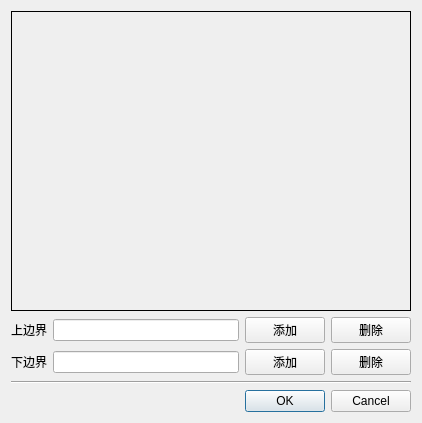
<?xml version="1.0" encoding="UTF-8"?>
<ui version="4.0">
 <class>Dialog</class>
 <widget class="QDialog" name="Dialog">
  <property name="geometry">
   <rect>
    <x>0</x>
    <y>0</y>
    <width>418</width>
    <height>418</height>
   </rect>
  </property>
  <property name="windowTitle">
   <string>车道边界设置</string>
  </property>
  <layout class="QVBoxLayout" name="verticalLayout">
   <item>
    <widget class="QLabel" name="label_image">
     <property name="minimumSize">
      <size>
       <width>400</width>
       <height>300</height>
      </size>
     </property>
     <property name="maximumSize">
      <size>
       <width>400</width>
       <height>300</height>
      </size>
     </property>
     <property name="cursor">
      <cursorShape>ArrowCursor</cursorShape>
     </property>
     <property name="frameShape">
      <enum>QFrame::Panel</enum>
     </property>
     <property name="frameShadow">
      <enum>QFrame::Plain</enum>
     </property>
     <property name="text">
      <string/>
     </property>
     <property name="alignment">
      <set>Qt::AlignLeading|Qt::AlignLeft|Qt::AlignTop</set>
     </property>
    </widget>
   </item>
   <item>
    <layout class="QHBoxLayout" name="horizontalLayout">
     <item>
      <widget class="QLabel" name="label_border_up">
       <property name="text">
        <string>上边界</string>
       </property>
      </widget>
     </item>
     <item>
      <widget class="QLineEdit" name="edit_up">
       <property name="readOnly">
        <bool>true</bool>
       </property>
      </widget>
     </item>
     <item>
      <widget class="QPushButton" name="btn_up_add">
       <property name="text">
        <string>添加</string>
       </property>
       <property name="autoDefault">
        <bool>false</bool>
       </property>
       <property name="flat">
        <bool>false</bool>
       </property>
      </widget>
     </item>
     <item>
      <widget class="QPushButton" name="btn_up_del">
       <property name="text">
        <string>删除</string>
       </property>
       <property name="autoDefault">
        <bool>false</bool>
       </property>
       <property name="flat">
        <bool>false</bool>
       </property>
      </widget>
     </item>
    </layout>
   </item>
   <item>
    <layout class="QHBoxLayout" name="horizontalLayout_2">
     <item>
      <widget class="QLabel" name="label_border_down">
       <property name="text">
        <string>下边界</string>
       </property>
      </widget>
     </item>
     <item>
      <widget class="QLineEdit" name="edit_down">
       <property name="readOnly">
        <bool>true</bool>
       </property>
      </widget>
     </item>
     <item>
      <widget class="QPushButton" name="btn_down_add">
       <property name="text">
        <string>添加</string>
       </property>
       <property name="autoDefault">
        <bool>false</bool>
       </property>
      </widget>
     </item>
     <item>
      <widget class="QPushButton" name="btn_down_del">
       <property name="text">
        <string>删除</string>
       </property>
       <property name="autoDefault">
        <bool>false</bool>
       </property>
      </widget>
     </item>
    </layout>
   </item>
   <item>
    <widget class="Line" name="line">
     <property name="orientation">
      <enum>Qt::Horizontal</enum>
     </property>
    </widget>
   </item>
   <item>
    <widget class="QDialogButtonBox" name="buttonBox">
     <property name="orientation">
      <enum>Qt::Horizontal</enum>
     </property>
     <property name="standardButtons">
      <set>QDialogButtonBox::Cancel|QDialogButtonBox::Ok</set>
     </property>
    </widget>
   </item>
  </layout>
 </widget>
 <resources/>
 <connections>
  <connection>
   <sender>buttonBox</sender>
   <signal>accepted()</signal>
   <receiver>Dialog</receiver>
   <slot>accept()</slot>
   <hints>
    <hint type="sourcelabel">
     <x>248</x>
     <y>254</y>
    </hint>
    <hint type="destinationlabel">
     <x>157</x>
     <y>274</y>
    </hint>
   </hints>
  </connection>
  <connection>
   <sender>buttonBox</sender>
   <signal>rejected()</signal>
   <receiver>Dialog</receiver>
   <slot>reject()</slot>
   <hints>
    <hint type="sourcelabel">
     <x>316</x>
     <y>260</y>
    </hint>
    <hint type="destinationlabel">
     <x>286</x>
     <y>274</y>
    </hint>
   </hints>
  </connection>
 </connections>
</ui>
